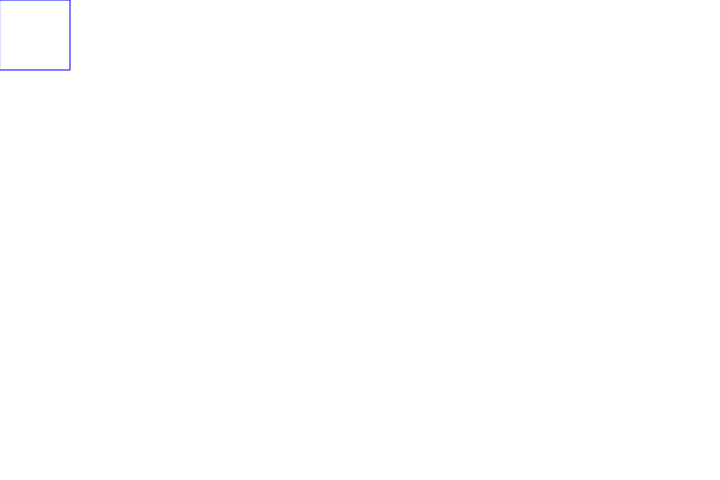
Frame 1 (no input)
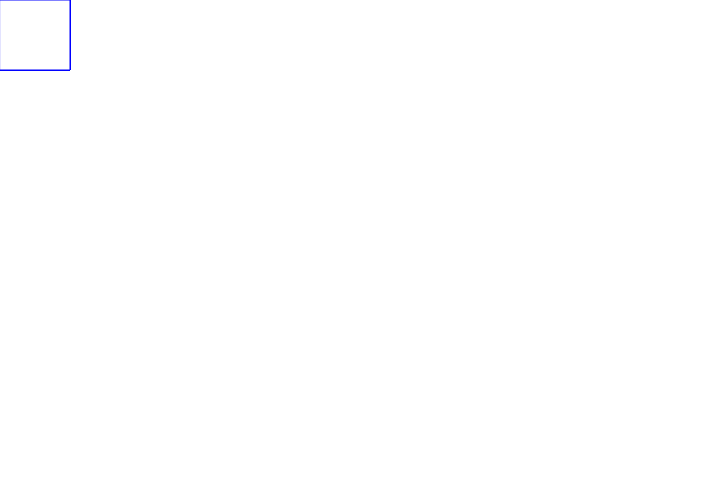
Frame 60 (no input)
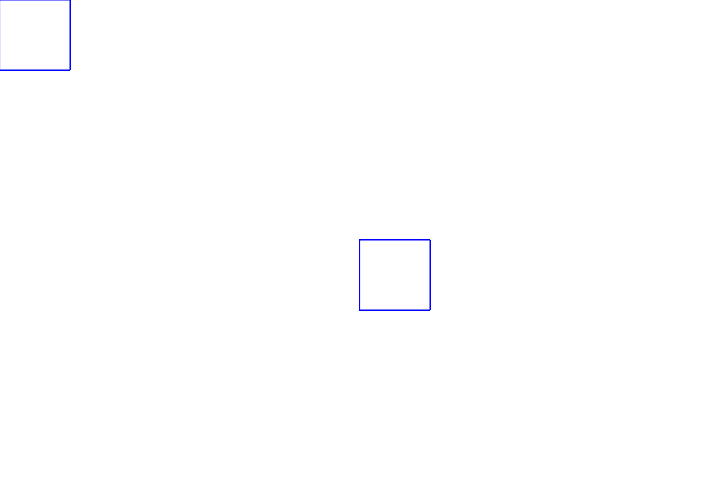
Frame 120 (the mouse pressed at the canvas centre since frame 60)

The p5.js sketch that drew these frames (run headless with seeded random() and noise() and a simulated clock; from frame 60 on, the mouse is pressed at the canvas centre):

// p5.js sketch
// ── sketch.js
function setup() {
    createCanvas(720, 480);
}
function draw() {
    stroke('blue');
    rect(mouseX, mouseY, 70, 70);
}
// ── draganddrop.js
var gravityAcceleration = 1;
var ballArray = [];
function setup() {
    createCanvas(720, 480);
}
function draw() {
    background(25);
    for (var i = 0; i < ballArray.length; i++) {
        ballArray[i].move();
        ballArray[i].display();
    }
}
function mouseReleased() {
    ballArray.push(new Ball(mouseX, mouseY));
}
function Ball(xPosition, yPosition) {
    this.x = xPosition;
    this.y = yPosition;
    this.diameter = 50;
    this.speed = 0;
    this.move = function () {
        this.y += this.speed;
        if (this.y >= (height - this.diameter / 2)) {
            this.y = height - this.diameter / 2;
            this.speed = -0.9 * this.speed;
        } else {
            this.speed += gravityAcceleration;
        }
    }
    this.display = function () {
        ellipse(this.x, this.y, this.diameter, this.diameter);
    }
}
// ── oop.js
var gravityAcceleration = 1;
var ball1;
var ballArray = [];
function setup() {
    createCanvas(720, 480);
    ball1 = new Ball(width / 2, 0);
}
function draw() {
    background(25);
    ball1.move();
    ball1.display();
}
function Ball(xPosition, yPosition) {
    this.x = xPosition;
    this.y = yPosition;
    this.diameter = 50;
    this.speed = 0;
    this.move = function () {
        this.y += this.speed;
        if (this.y >= (height - this.diameter / 2)) {
            this.y = height - this.diameter / 2;
            this.speed = -0.9 * this.speed;
        } else {
            this.speed += gravityAcceleration;
        }
    }
    this.display = function () {
        ellipse(this.x, this.y, this.diameter, this.diameter);
    }
}
